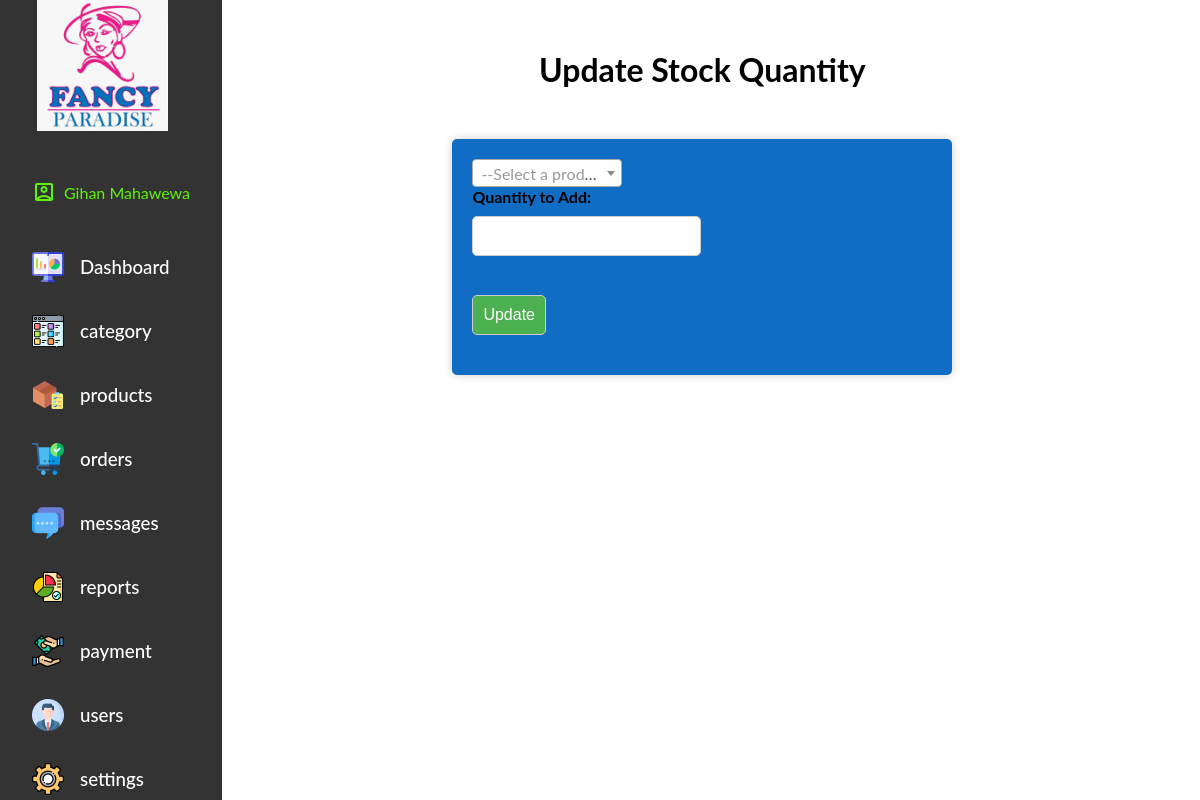
The page /view/add_stock.php (signed in) on the database its author committed.
### tables this page shows
CREATE TABLE `tbl_module_role` (
  `module_id` int(11) NOT NULL,
  `role_id` int(11) NOT NULL,
  PRIMARY KEY (`module_id`,`role_id`)
);

CREATE TABLE `tbl_module` (
  `module_id` int(11) NOT NULL AUTO_INCREMENT,
  `name` varchar(50) NOT NULL,
  `image` text NOT NULL,
  PRIMARY KEY (`module_id`)
);

### view/add_stock.php (the view, shortened to what this page needs)
<?php include "index.php"; ?>
  <main>
  <h1 align="center">Update Stock Quantity</h1>
  	<form method="post">
			<label for="quantity">Quantity to Add:</label>
			<input type="number" name="quantity" required><br>
			<input type="submit" name="submit" value="Update">
  	</form>
		</main>
	</body>
</html>

### view/index.php (shortened to what this page needs)
<?php
include('../model/connection.php');
$roleId = $_SESSION['role_id'];
$sql = "SELECT m.module_id, m.name, mr.role_id
          FROM tbl_module_role AS mr
          INNER JOIN tbl_module AS m ON mr.module_id = m.module_id
          WHERE mr.role_id = $roleId";
$res = mysqli_query($conn, $sql);
$modules = mysqli_fetch_all($res, MYSQLI_ASSOC);
?>
<!DOCTYPE html>
<html>
<head>
	<link rel="stylesheet" href="https://pro.fontawesome.com/releases/v5.10.0/css/all.css">
	<link rel="stylesheet" href="../view/css/index.css">
	<link rel="stylesheet" type="text/css" href="https://cdn.datatables.net/1.11.4/css/jquery.dataTables.css">
	<link rel="stylesheet" type="text/css" href="https://cdn.datatables.net/v/dt/dt-1.12.1/b-2.2.3/b-html5-2.2.3/date-1.1.2/r-2.3.0/datatables.min.css"/>
	<link rel="stylesheet" type="text/css" href="https://cdn.datatables.net/tabletools/2.2.4/css/dataTables.tableTools.css">
	<link href="https://cdnjs.cloudflare.com/ajax/libs/select2/4.0.13/css/select2.min.css" rel="stylesheet" />
</head>
<body>
	<div class="container">
		<aside>
			<div class="top">
				<div class="navigation" id="navigation">
					<a class="dashlogo" href="dashboard.php">
					<img src="assets/logo.jpg" alt="Logo" width="131" height="131">
					</a>
					<div class="user-info">
					<span class="material-icons-outlined">account_box</span>
						<?php echo $_SESSION['firstname']; ?>
						<?php echo $_SESSION['lastname']; ?>
					</div>
					<a class="btn" href="dashboard.php">
					<img src="assets/Module_images/dashboard.png" width="32" height="32">
					<h3>Dashboard</h3>
					</a>
					<?php foreach ($modules as $module) : ?>
						<?php
						$moduleSql = "SELECT image FROM tbl_module WHERE module_id = " . $module['module_id'];
						$moduleRes = mysqli_query($conn, $moduleSql);
						$moduleRow = mysqli_fetch_assoc($moduleRes);
						$module_image = $moduleRow['image'];
						?>
						<a class="btn" href="<?php echo $module['name'] . '.php'; ?>">
							<img src="<?php echo SITEURL; ?>adminpanel/view/assets/Module_images/<?php echo $module_image; ?>" alt="<?php echo $module_image; ?>" width="32" height="32">
							<h3><?php echo $module['name']; ?></h3>
						</a>
					<?php endforeach; ?>
				</div>
			</div>
		</aside>

### view/css/index.css (style rules this page uses)
* { margin: 0; padding: 0; list-style: none; text-decoration: none; box-sizing: border-box; }
body { width: 100%; font-family: "Lato", sans-serif; user-select: none; overflow-x: hidden; }
.container { display: grid; width: 100%; grid-template-columns: 12.8rem auto; }
aside .navigation { margin: 0; padding: 0; height: 100%; position: fixed; background-color: #333; overflow: auto; }
aside h3 { font-weight: 500; }
.dashlogo { margin: 2.3rem; align-items: center; position: relative; transition: all 300ms ease; }
.btn { color: white; display: flex; margin: 2rem; gap: 1rem; align-items: center; position: relative; height: 2rem; transition: all 300ms ease; flex-direction: row; }
.user-info { color: rgb(96, 241, 12); display: flex; margin: 2rem; gap: 0.5rem; align-items: center; position: relative; height: 3.3rem; }

### rows shown on the page
tbl_module_role: module.image (picture), module.name "category"
tbl_module_role: module.image (picture), module.name "products"
tbl_module_role: module.image (picture), module.name "orders"
tbl_module_role: module.image (picture), module.name "messages"
tbl_module_role: module.image (picture), module.name "reports"
tbl_module_role: module.image (picture), module.name "payment"
tbl_module_role: module.image (picture), module.name "users"
tbl_module_role: module.image (picture), module.name "settings"

### other values the page prints
$_SESSION['firstname'] "Gihan"
$_SESSION['lastname'] "Mahawewa"
